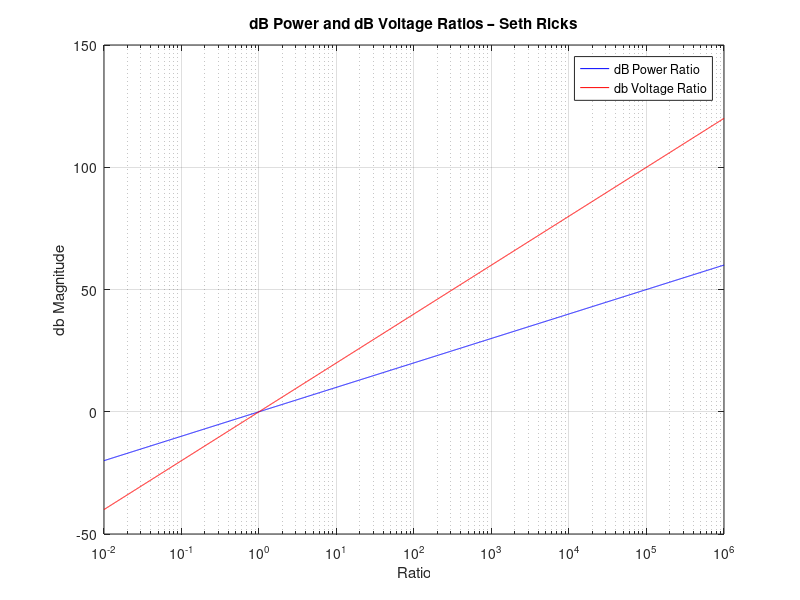

This chart was generated by the following MATLAB code:
ratio = logspace(-2, 6, 2000);   

db_power_ratio = 10 * log10(ratio);
db_voltage_ratio = 2 * db_power_ratio;

semilogx(ratio, db_power_ratio, 'b-') 
hold on 
semilogx(ratio, db_voltage_ratio, 'r-') 
grid on
xlabel('Ratio');
ylabel('db Magnitude');
title('dB Power and dB Voltage Ratios – Seth Ricks');
legend('dB Power Ratio', 'db Voltage Ratio')
